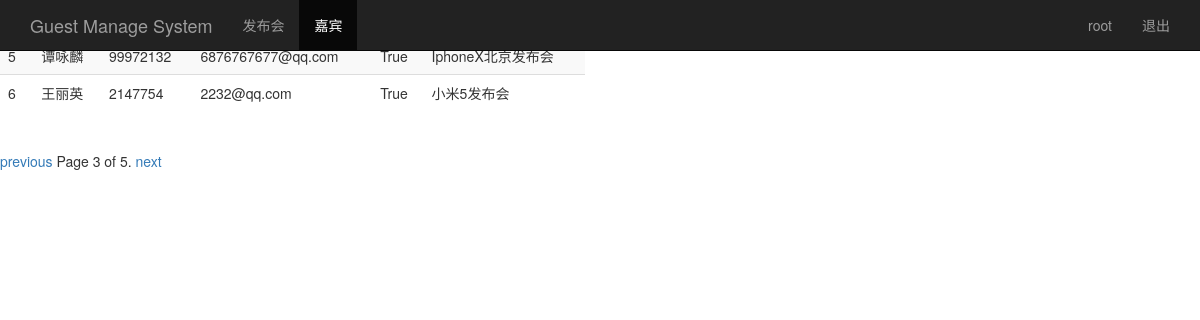
The page /guest_manage/?page=3 (signed in) on the database its author committed.
### sign/models.py (models this page shows, shortened)
class Guest(models.Model):
    event = models.ForeignKey(Event)             # 关联发布会ID
    realname = models.CharField(max_length=64)  # 姓名
    phone = models.CharField(max_length=16)     # 手机号
    email = models.EmailField()                 # 邮箱
    sign = models.BooleanField()                # 签到状态
    create_time = models.DateTimeField(auto_now=True)  # 创建时间
    class Meta:
        unique_together = ("event","phone")

class Event(models.Model):
    name = models.CharField(max_length=100)             # 发布会标题
    limit = models.IntegerField()                       # 人数
    status = models.BooleanField()                      # 状态
    address = models.CharField(max_length=200)          # 地址
    start_time = models.DateTimeField('events_time')    # 发布会时间
    create_time = models.DateTimeField(auto_now=True)   # 自动创建时间
    def __unicode__(self):
        return self.name

### sign/views.py (the view)
# urls.py: url(r'^guest_manage/$', views.guest_manage),
@login_required
def guest_manage(request):
    username =request.session.get('user', '')
    guest_list = Guest.objects.all()
    paginator = Paginator(guest_list,2) # 每页显示2条数据
    page = request.GET.get('page')
    try:
        contacts = paginator.page(page)
    except PageNotAnInteger:
        contacts = paginator.page(1)
    except EmptyPage:
        contacts = paginator.page(paginator.num_pages)
    return render(request, "guest_manage.html", {"user":username, "guests":contacts})

### templates/guest_manage.html (shortened to what this page needs)
<!DOCTYPE html>
<html lang="zh-CN">
<head>
    {% load bootstrap3 %}
    {% bootstrap_css %}
</head>
<body>
<nav class="navbar navbar-inverse navbar-fixed-top">
    <div class="container">
        <div class="navbar-header">
            <a class="navbar-brand" href="/guest_manage/">Guest Manage System</a>
        </div>
        <div id="navbar" class="collapse navbar-collapse">
            <ul class="nav navbar-nav">
                <li><a href="/event_manage/">发布会</a></li>
                <li class="active"><a href="#about">嘉宾</a></li>
            </ul>
            <ul class="nav navbar-nav navbar-right">
                <li><a href="#">{{user}}</a></li>
                <li><a href="/logout/">退出</a></li>
            </ul>
        </div>
    </div>
</nav>
<div class="row">
    <div class="col-md-6">
        <table class="table table-striped">
            <thead>
            <tr>
                <th>id</th>
                <th>名称</th>
                <th>手机</th>
                <th>Email</th>
                <th>签到</th>
                <th>发布会id</th>
            </tr>
            </thead>
            <tbody>
            {% for guest in guests %}
                <tr>
                    <td>{{ guest.id }}</td>
                    <td>{{ guest.realname }}</td>
                    <td>{{ guest.phone }}</td>
                    <td>{{ guest.email }}</td>
                    <td>{{ guest.sign }}</td>
                    <td>{{ guest.event }}</td>
                </tr>
            {% endfor %}
            </tbody>
        </table>
    </div>
</div>
<div class="pagination">
      <span class="step-links">
        {% if guests.has_previous %}
            <a href="?page={{ guests.previous_page_number }}">previous</a>
        {% endif %}
          <span class="current">
            Page {{ guests.number }} of {{ guests.paginator.num_pages }}.
          </span>
          {% if guests.has_next %}
              <a href="?page={{ guests.next_page_number }}">next</a>
          {% endif %}
      </span>
</div>
</body>
</html>

### rows shown on the page
Guest: id "5", realname "谭咏麟", phone "99972132", email "6876767677@qq.com", sign "True", event "IphoneX北京发布会"
Guest: id "6", realname "王丽英", phone "2147754", email "2232@qq.com", sign "True", event "小米5发布会"

### other values the page prints
{{ user }} "root"
{{ guests.number }} "3"
{{ guests.paginator.num_pages }} "5"
